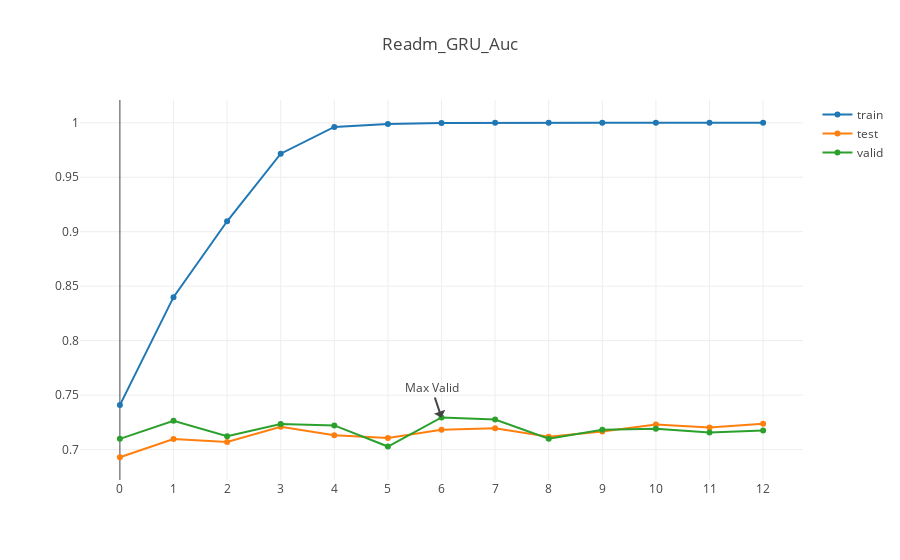

The code cell stored with this chart in its notebook:
### Code cell
#### Interactive Plot showing the model training AUC change over epochs
plot_DLauc_perf(train_auc_allep,test_auc_allep,valid_auc_allep,'Readm_GRU_Auc')

### Figure 1 — Plotly figure (JSON) as saved in the notebook; plotly's stock layout.template omitted (floating-point values rounded to 4 significant figures)
{"data": [{"name": "train", "type": "scatter", "uid": "0d0b2f30-6fc6-448a-a32d-8aedabc0928a", "x": [0, 1, 2, 3, 4, 5, 6, 7, 8, 9, 10, 11, 12, 13, 14, 15, 16, 17, 18, 19, 20, 21, 22, 23, 24, 25, 26, 27, 28, 29, 30, 31, 32, 33, 34, 35, 36, 37, 38, 39, 40, 41, 42, 43, 44, 45, 46, 47, 48, 49, 50, 51, 52, 53, 54, 55, 56, 57, 58, 59, 60, 61, 62, 63, 64, 65, 66, 67, 68, 69, 70, 71, 72, 73, 74, 75, 76, 77, 78, 79, 80, 81, 82, 83, 84, 85, 86, 87, 88, 89, 90, 91, 92, 93, 94, 95, 96, 97, 98, 99], "y": [0.7409, 0.8399, 0.9096, 0.9716, 0.9961, 0.9989, 0.9997, 1.0, 1, 1.0, 1, 1, 1]}, {"name": "test", "type": "scatter", "uid": "22195990-71dc-47d9-9ff8-e82b4d352c47", "x": [0, 1, 2, 3, 4, 5, 6, 7, 8, 9, 10, 11, 12, 13, 14, 15, 16, 17, 18, 19, 20, 21, 22, 23, 24, 25, 26, 27, 28, 29, 30, 31, 32, 33, 34, 35, 36, 37, 38, 39, 40, 41, 42, 43, 44, 45, 46, 47, 48, 49, 50, 51, 52, 53, 54, 55, 56, 57, 58, 59, 60, 61, 62, 63, 64, 65, 66, 67, 68, 69, 70, 71, 72, 73, 74, 75, 76, 77, 78, 79, 80, 81, 82, 83, 84, 85, 86, 87, 88, 89, 90, 91, 92, 93, 94, 95, 96, 97, 98, 99], "y": [0.693, 0.7098, 0.7071, 0.7209, 0.7132, 0.7106, 0.7182, 0.7197, 0.7118, 0.7166, 0.7231, 0.7203, 0.7238]}, {"name": "valid", "type": "scatter", "uid": "de22870c-37c1-47c5-9328-be0010da1870", "x": [0, 1, 2, 3, 4, 5, 6, 7, 8, 9, 10, 11, 12, 13, 14, 15, 16, 17, 18, 19, 20, 21, 22, 23, 24, 25, 26, 27, 28, 29, 30, 31, 32, 33, 34, 35, 36, 37, 38, 39, 40, 41, 42, 43, 44, 45, 46, 47, 48, 49, 50, 51, 52, 53, 54, 55, 56, 57, 58, 59, 60, 61, 62, 63, 64, 65, 66, 67, 68, 69, 70, 71, 72, 73, 74, 75, 76, 77, 78, 79, 80, 81, 82, 83, 84, 85, 86, 87, 88, 89, 90, 91, 92, 93, 94, 95, 96, 97, 98, 99], "y": [0.7099, 0.7264, 0.7124, 0.7236, 0.7222, 0.7029, 0.7295, 0.7276, 0.7101, 0.7181, 0.7191, 0.7158, 0.7176]}], "layout": {"annotations": [{"text": "Max Valid", "x": 6, "y": 0.7295}], "title": {"text": "Readm_GRU_Auc"}, "xaxis": {"dtick": 1}}}
